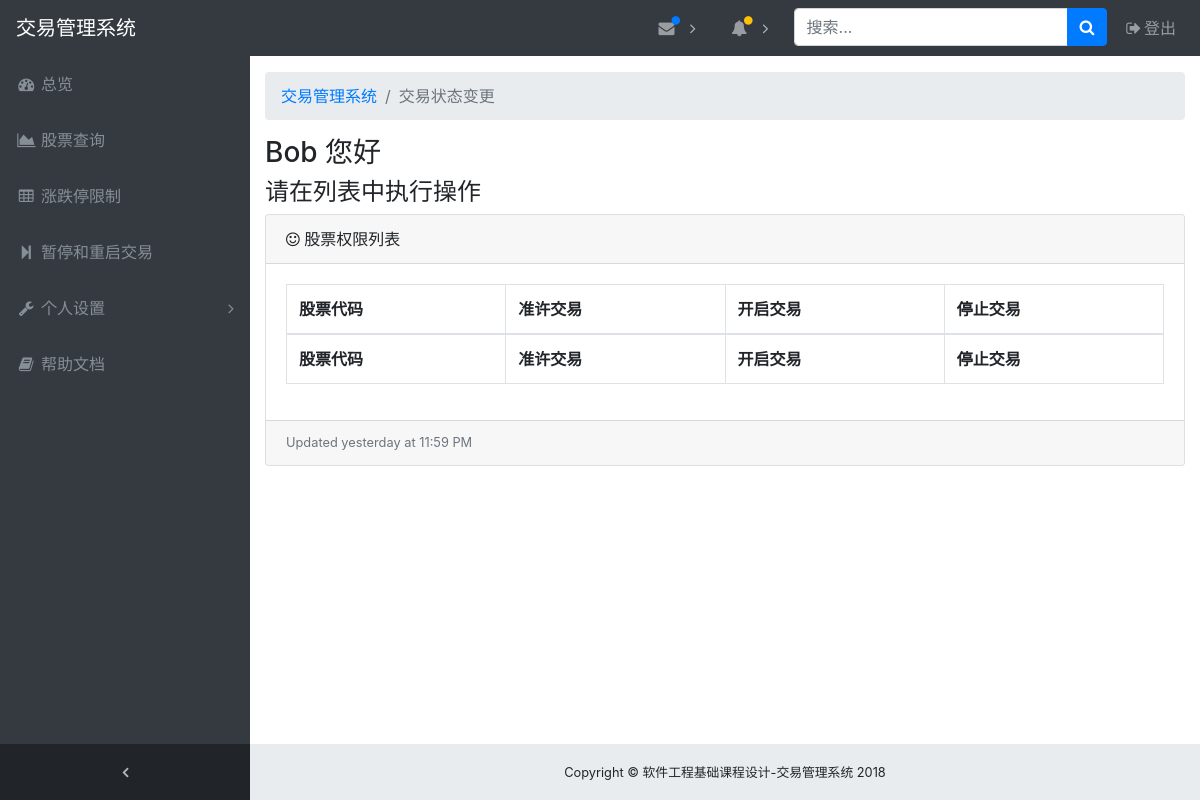
The app's page /trading (signed in), older data.
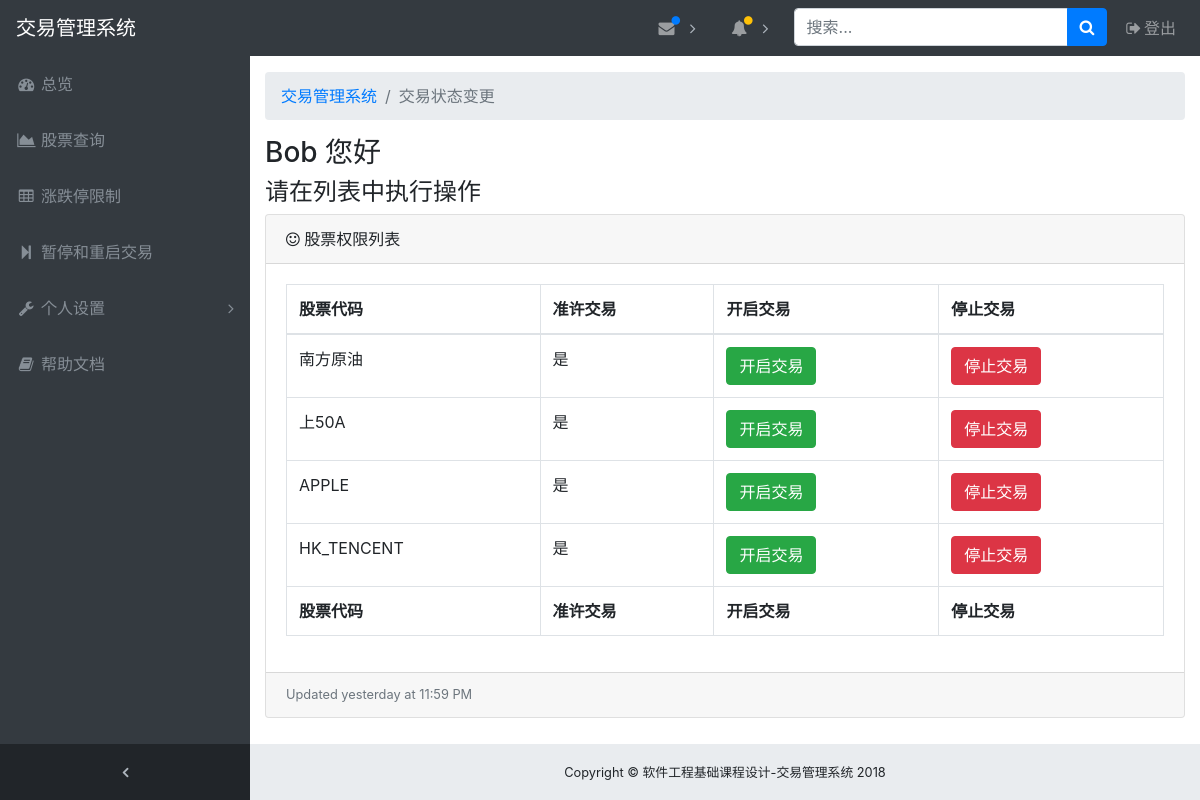
The same page, newer data.
### app/models.py (models this page shows, shortened)
class Stock ( db.Model ):
    __tablename__ = "stock"
    stock_inner_id = db.Column ( db.Integer, primary_key=True, autoincrement=True )
    stock_name = db.Column ( db.String ( 40 ), index=True )
    is_trading = db.Column ( db.Boolean, default=True )
    up_confine = db.Column ( db.DECIMAL ( 7, 2 ), default=10 )
    down_confine = db.Column ( db.DECIMAL ( 7, 2 ), default=10 )
    dirty = db.Column ( db.Boolean, default=False )

### app/views.py (the view, shortened to what this page needs)
@app.route ( '/trading', methods=['GET', 'POST'] )
@login_required
def trading():
    stock_name = request.values.get ( 'stock_id', None )
    action = request.values.get ( 'action', None )
    user_id = current_user.get_id ()
    auth_list = Auth.query.filter_by ( admin_id=user_id )
    stock_list = []
    for auth in auth_list:
        stock_list.append ( Stock.query.filter_by ( stock_name=auth.stock_id ).first () )
    return render_template ( "trading.html", username=current_user.get_id (), stock_list=stock_list )

### app/models.py (called while the page is built)
    def get_id(self):
        return self.id

### app/views.py (called while the page is built)
@app.before_request
def before_request():
    g.user = current_user

@lm.user_loader
def load_user(id):
    return Admin.query.get ( id )

### app/templates/trading.html (shortened to what this page needs)
{% set current_page = "交易状态变更" %}
{% extends 'base.html' %}
{% block body %}
<div class="row clearfix">
    <div class="container">
        <h3>{{username}} 您好</h3>
        <h4>请在列表中执行操作</h4>
    </div>
</div>
<div class="card mb-3">
    <div class="card-header">
        <i class="fa fa-smile-o"></i> 股票权限列表
    </div>
    <div class="card-body">
        <div class="table-responsive">
            <table class="table table-bordered" id="dataTable" width="100%" cellspacing="0">
                <thead>
                <tr>
                    <th>股票代码</th>
                    <th>准许交易</th>
                    <th>开启交易</th>
                    <th>停止交易</th>
                </tr>
                </thead>
                <tfoot>
                <tr>
                    <th>股票代码</th>
                    <th>准许交易</th>
                    <th>开启交易</th>
                    <th>停止交易</th>
                </tr>
                </tfoot>
                <tbody>
                {% for row in stock_list %}
                <tr>
                    <td>{{ row.stock_name }}</td>
                    {% if row.is_trading %}
                    <td>是</td>
                    {% else %}
                    <td>否</td>
                    {% endif %}
                    <td>
                        <button type="button" class="btn btn-success"
                                onclick="changeTrading('/trading?action=start&stock_id={{ row.stock_name }}')">开启交易
                        </button>
                    </td>
                    <td>
                        <button type="button" class="btn btn-danger"
                                onclick="changeTrading('/trading?action=stop&stock_id={{ row.stock_name }}')">停止交易
                        </button>
                    </td>
                </tr>
                {% endfor %}
                </tbody>
            </table>
        </div>
    </div>
    <div class="card-footer small text-muted">Updated yesterday at 11:59 PM</div>
</div>
{% endblock%}

Row changes from the older to the newer data that the page shows:
added Stock: stock_name "南方原油", is_trading "是"
added Stock: stock_name "上50A", is_trading "是"
added Stock: stock_name "APPLE", is_trading "是"
added Stock: stock_name "HK_TENCENT", is_trading "是"
